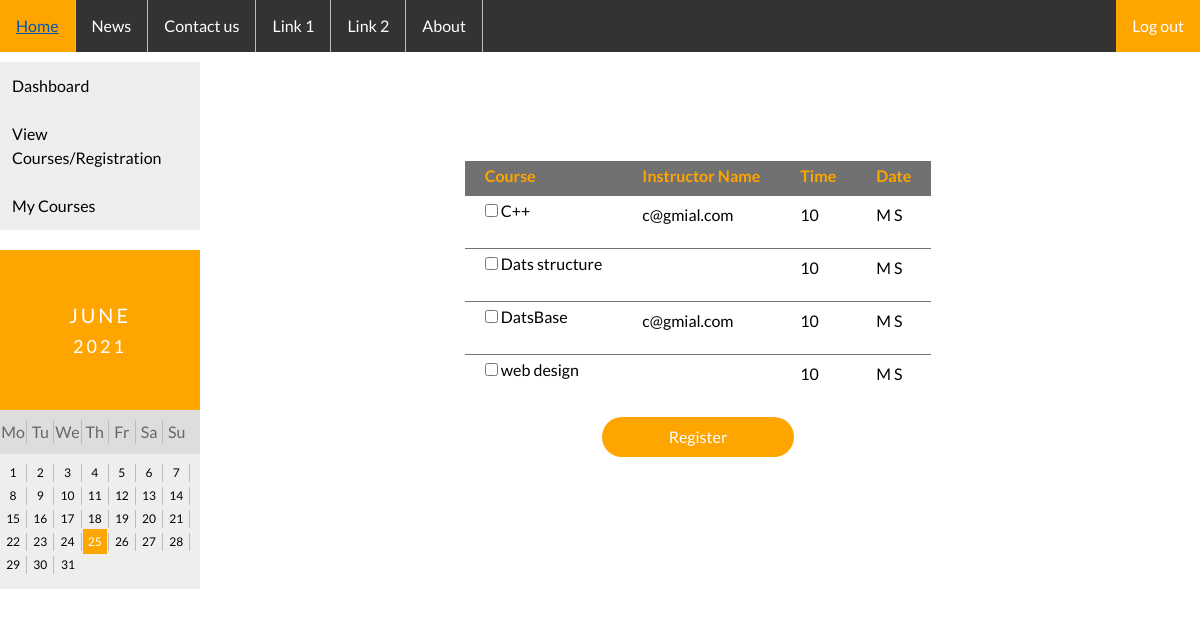
The page /www/Register-course.php on the database its author committed.
### tables this page shows
CREATE TABLE `course` (
  `course_title` varchar(100) NOT NULL,
  `instructor` varchar(50) DEFAULT NULL,
  `time` tinytext NOT NULL,
  `date` text NOT NULL
);

### www/Register-course.php (the view, shortened to what this page needs)
<?php
include("../config/db_login.php");
$conn = mysqli_connect($server, $user_db, $pass_db, $db);
$sql = "SELECT * FROM course";
$courses = mysqli_query($conn, $sql);
?>
<html>
    <head>
        <link rel="stylesheet" href="Register-course.css" />
        <link rel="stylesheet" href="modal.css" />
        <link rel='stylesheet' href='https://cdnjs.cloudflare.com/ajax/libs/twitter-bootstrap/4.1.3/css/bootstrap.min.css'>
        <link rel='stylesheet' href='https://cdnjs.cloudflare.com/ajax/libs/font-awesome/5.12.1/css/all.min.css'>
        <link rel='stylesheet' href='../src/css/master.css'>
    </head>
    <body id="std-body">
    <body>
  <ul>
    <li><a class="active" href="Login.php">Home</a></li>
    <li><a href="#news">News</a></li>
    <li><a href="#contact">Contact us</a></li>
    <li><a href="#about">Link 1</a></li>
    <li><a href="#about">Link 2</a></li>
    <li><a href="#about">About</a></li>
     <li style="float:right"><a class="active" href="Logout.php">Log out</a></li>
  </ul>
  <div class="container">
    <div class="content1">
      <div class="vertical-menu">
        <a href="#" class="active">Dashboard</a>
        <a href="Register-course.php">View
          Courses/Registration</a>
        <a href="./www/Courses-List.php">My Courses</a>
      </div>
      <div class="calender">
        <div class="month">
          <ul>
            <li>
              JUNE<br>
              <span style="font-size:18px">2021</span>
            </li>
          </ul>
        </div>
        <ul class="weekdays">
          <li>Mo</li>
          <li>Tu</li>
          <li>We</li>
          <li>Th</li>
          <li>Fr</li>
          <li>Sa</li>
          <li>Su</li>
        </ul>
        <ul class="days">
          <li>1</li>
          <li>2</li>
          <li>3</li>
          <li>4</li>
          <li>5</li>
          <li>6</li>
          <li>7</li>
          <li>8</li>
          <li>9</li>
          <li>10</li>
          <li>11</li>
          <li>12</li>
          <li>13</li>
          <li>14</li>
          <li>15</li>
          <li>16</li>
          <li>17</li>
          <li>18</li>
          <li>19</li>
          <li>20</li>
          <li>21</li>
          <li>22</li>
          <li>23</li>
          <li>24</li>
          <li><span class="active">25</span></li>
          <li>26</li>
          <li>27</li>
          <li>28</li>
          <li>29</li>
          <li>30</li>
          <li>31</li>
        </ul>
      </div>
    </div>
        <main>
            <article>
                    <form class="input-group" action="<?php echo htmlspecialchars($_SERVER["PHP_SELF"]); ?>" method="post">
                        <?php
                          echo'<table class="table-courses"><thead><tr><th>Course</th> <th>Instructor Name</th><th>Time</th><th>Date</th></tr></thead><tbody>';
                          while($row = mysqli_fetch_assoc($courses)){
                            echo'<tr><td><input
                                        type="checkbox"
                                        id="'.$row['course_title'].'"
                                        name="'.$row['course_title'].'"
                                        value="'.$row['course_title'].'"
                                    />
                                    <label for="'.$row['course_title'].'">'.$row['course_title'].'</label></td><td>'.$row['instructor'].'</td><td>'.$row['time'].'</td><td>'.$row['date'].'</td></tr>';
                          }
                          echo'</tbody></table><input type="submit" value="Register" class="submit-btn">';
                        ?>
                    </form>
            </article>
        </main>
    </body>
</html>

### src/css/Register-course.css (style rules this page uses)
* { margin: 0; padding: 0; }
body { background-color: #152733; background-position: center; background-size: cover; }
main { width: 100%; height: 80%; display: flex; align-content: center; }
.input-group { display: block !important; height: 250px; }
.submit-btn { width: 20%; height: 40px; border-radius: 30px; color: white; background-color: orange; text-align: center; text-decoration: none; font-size: 16px; cursor: pointer; border: none; align-self: flex-end; justify-self: flex-end; display: block; margin: 10px auto; }

### src/css/master.css (style rules this page uses)
body { background: url("Coverpage2.jpg"); padding: 0; margin: 0; font-family: 'Lato', sans-serif; color: #000; display: flex; align-items: stretch; flex-direction: column; }
#std-body { background: url("Coverpage2.jpg"); background-position: center; background-attachment: fixed; background-repeat: no-repeat; background-size: cover; }
.container { margin: 0; padding: 0; display: grid; grid-template-columns: 1fr 9fr; column-gap: 20px; justify-content: center; height: 60vh; width: 98%; max-width: 10000px; }
.container .calender { margin-top: 10%; }
.vertical-menu { width: 200px; }
.vertical-menu a { background-color: #eee; color: black; display: block; padding: 12px; text-decoration: none; }
.vertical-menu a.active { color: black; }
ul { list-style-type: none; margin: 0 0 10px; padding: 0; overflow: hidden; background-color: #333; }
li { float: left; border-right: 1px solid #bbb; }
li:last-child { border-right: none; }
li a { display: block; color: white; text-align: center; padding: 14px 16px; text-decoration: none; }
ul .active { background-color: orange; }
.month { padding: 50px 25px; width: 100%; background: orange; text-align: center; }
.month ul { margin: 0; padding: 0; background: orange; display: flex; flex-direction: column; }
.month ul li { color: white; font-size: 20px; text-transform: uppercase; letter-spacing: 3px; }
.weekdays { margin: 0; padding: 10px 0; background-color: #ddd; }
.weekdays li { display: inline-block; width: 13.6%; color: #666; text-align: center; }
.days { padding: 10px 0; background: #eee; margin: 0; }
.days li { list-style-type: none; display: inline-block; width: 13.6%; text-align: center; margin-bottom: 5px; font-size:12px; color: #000; }
.days li .active { padding: 5px; background: orange; color: white !important }
.active { background-color: #04AA6D; }
.table-courses { margin-left: auto; margin-right: auto; margin-top: 26px; }
.table-courses td, .table-courses th { padding: 5px 20px; }
.table-courses td { padding-bottom: 20px; }
.table-courses th { padding-bottom: 10px; background-color: #717171; color:orange; }
.table-courses td { border-top: 1px solid #717171; }

### www/Register-course.php (style rules this page uses)
body { padding: 0; margin: 0; font-family: 'Lato', sans-serif; color: #000; background: url("../src/imgs/Coverpage2.jpg"); height: 100%; background-position: center; background-repeat: no-repeat; background-size: cover; }

### rows shown on the page
course: course_title "C++", instructor "c@gmial.com", time "10", date "M S"
course: course_title "Dats structure", time "10", date "M S"
course: course_title "DatsBase", instructor "c@gmial.com", time "10", date "M S"
course: course_title "web design", time "10", date "M S"
